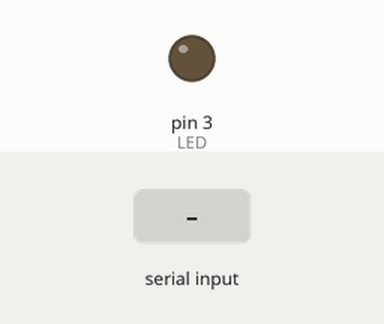
The sketch below on a simulated Arduino Uno, built with avr-gcc and run on an emulated ATmega328P. Shown: output pins drawn as LEDs (lit = HIGH). The inputs (shaded band) are chosen by the test bench.

Above: at 1.2 s.
1.3 s: "B" received over the second serial link
At 2.5 s:
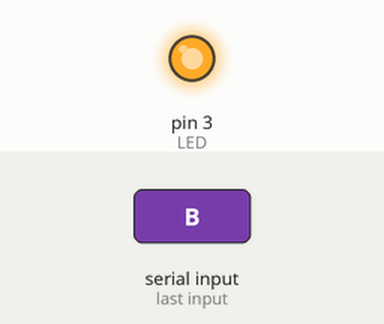
2.8 s: "b" received over the second serial link
At 3.7 s:
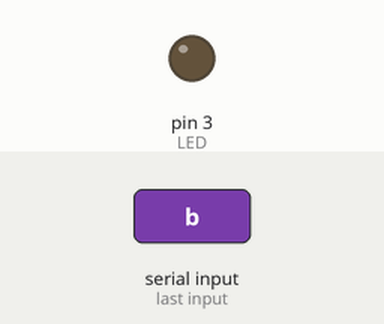
Timing chart, 0 to 5.8 s (numbered marks = the images above; inputs shaded):
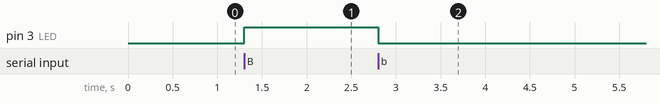

The sketch:

HC-05_Slave.ino
```cpp
#include <SoftwareSerial.h>
#define LED 3

#define BTRX 4 //-> connect to HC-05 TX pin
#define BTTX 5 //-> connect to HC-05 RX pin
SoftwareSerial SerialBT(BTRX, BTTX); //create new SoftwareSerial object


void setup() {
  Serial.begin(9600);    // Start serial communication at 9600 Baud (serial monitor)
  SerialBT.begin(9600);  // Start serial communication at 9600 Baud (HC-05)
  digitalWrite(LED,LOW); // Initialize LED pin to LOW
  pinMode(LED,OUTPUT);
}

void loop() {
  char c;
  // Check for pending serial data
  if (SerialBT.available()) {
    c = SerialBT.read(); // Read data and save it in variable c
    switch(c){ // check value in c
      case 'b': // if value is f, switch off LED
      digitalWrite(LED,LOW);
      break;

      case 'B': // if value is t, switch on LED
      digitalWrite(LED,HIGH);
      break;
      }
  }
}
```

Measured:
- after the input at 1.3 s, pin 3 (LED): LOW → HIGH at once
- after the input at 2.8 s, pin 3 (LED): HIGH → LOW at once
